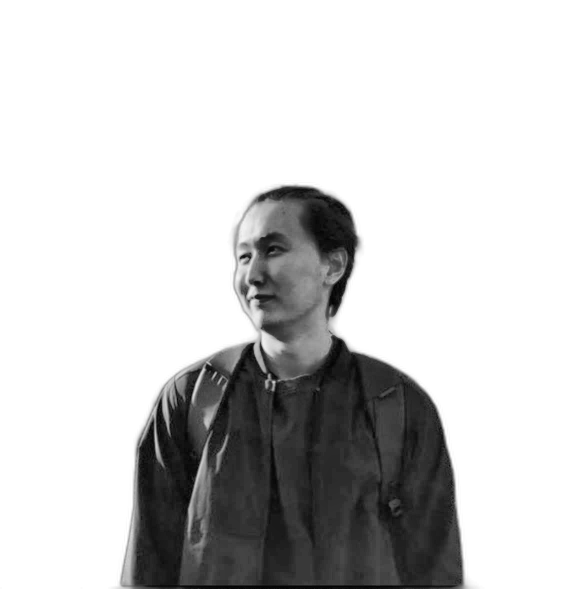
#> input picture source-prepped.png, 1170 x 1178 px, found by its file name (shown at 1/2 size)
$ python make_ascii_svg.py
#> lines starting #> are read from the running program, lines starting #| are printed output that depends on the picture
import cv2
import numpy as np

RAMP = " .`:-=+*cs#%@"

def make_ascii_svg(image_path="source-prepped.png", output_path="yesbol-ascii.svg", cols=80):
    # Load grayscale image
#> called with image_path = 'source-prepped.png', output_path = 'yesbol-ascii.svg', cols = 80
    img = cv2.imread(image_path, cv2.IMREAD_GRAYSCALE)
#> img is the input picture: shape (1178, 1170); min 2, max 255, mean 205.4
    if img is None:
        raise FileNotFoundError(f"Cannot load {image_path}")

    # Resize to character grid
    h, w = img.shape
#> h = 1178; w = 1170
    rows = int(cols * h / w * 0.55)
#> rows = 44
    img = cv2.resize(img, (cols, rows))
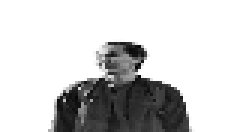
#> img: shape (44, 80) (shown 3 times larger); min 6, max 255, mean 205.6


    # Map pixels to ASCII chars
    lines = []
    for r in range(rows):
        row_chars = ""
        for c in range(cols):
            brightness = img[r, c]
            idx = int(brightness / 255 * (len(RAMP) - 1))
            row_chars += RAMP[idx]
        lines.append(row_chars)
#> after the loop, lines = 44 items

    # SVG dimensions
    char_w = 7
    char_h = 13
    svg_w = cols * char_w
    svg_h = rows * char_h
#> svg_h = 572

    # Animation duration per row
    row_dur = 0.04  # seconds per row
    total_dur = rows * row_dur
#> total_dur = 1.76

    svg = []
    svg.append(f'<svg xmlns="http://www.w3.org/2000/svg" '
               f'width="{svg_w}" height="{svg_h}" '
               f'style="background:#0d1117">')

    svg.append('<style>')
    svg.append('text { font-family: "Courier New", monospace; font-size: 11px; fill: #58a6ff; }')
    svg.append('</style>')

    for i, line in enumerate(lines):
        y = (i + 1) * char_h
        begin = f"{i * row_dur:.2f}s"
        escaped = (line.replace('&', '&amp;')
                       .replace('<', '&lt;')
                       .replace('>', '&gt;'))

        svg.append(f'<text x="0" y="{y}" opacity="0">')
        svg.append(escaped)
        svg.append(f'<animate attributeName="opacity" '
                   f'from="0" to="1" '
                   f'begin="{begin}" dur="0.01s" '
                   f'fill="freeze" />')
        svg.append('</text>')
#> this loop made 44 passes
#> (y, begin) on passes 1 to 12: (13, '0.00s'), (26, '0.04s'), (39, '0.08s'), (52, '0.12s'), (65, '0.16s'), (78, '0.20s'), (91, '0.24s'), (104, '0.28s'), (117, '0.32s'), (130, '0.36s'), (143, '0.40s'), (156, '0.44s')
#> after the loop, svg = 180 items

    svg.append('</svg>')

    with open(output_path, 'w', encoding='utf-8') as f:
        f.write('\n'.join(svg))

    print(f"ASCII SVG saved to {output_path}")

if __name__ == "__main__":
    make_ascii_svg()
